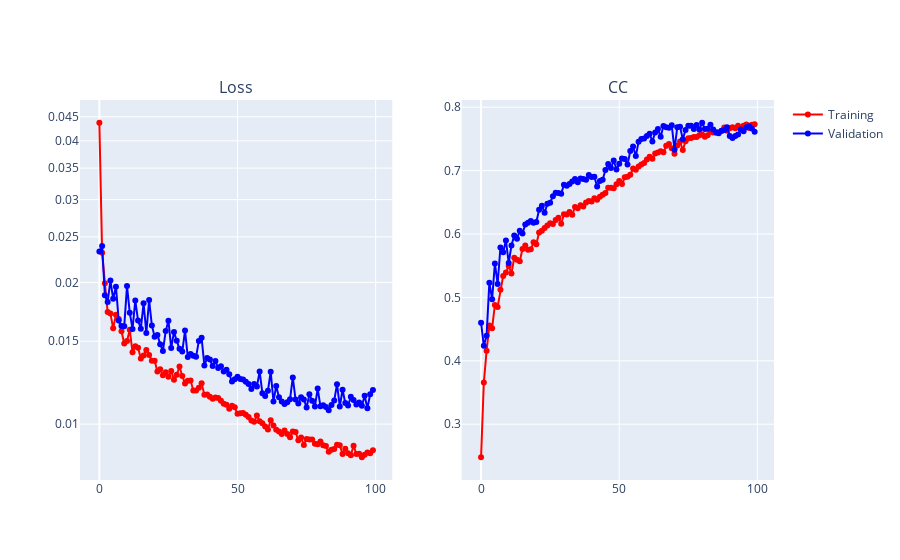
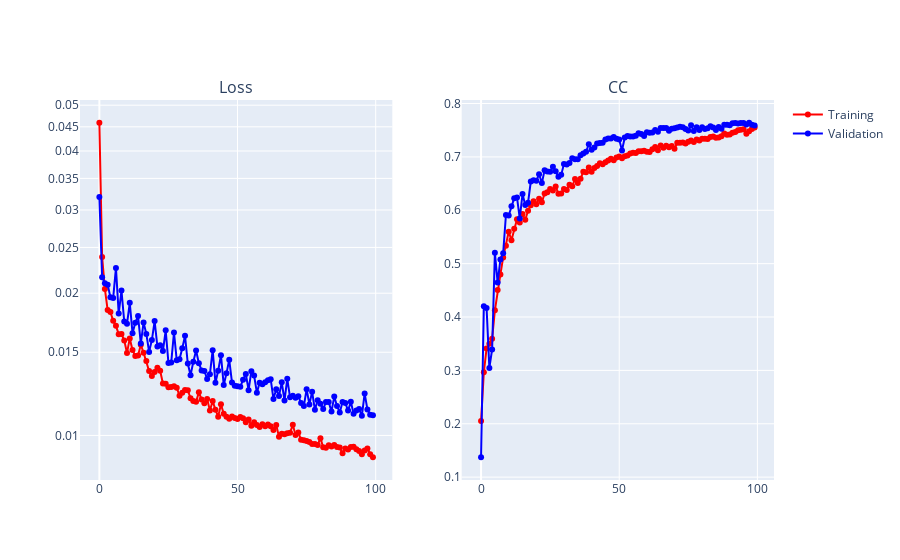
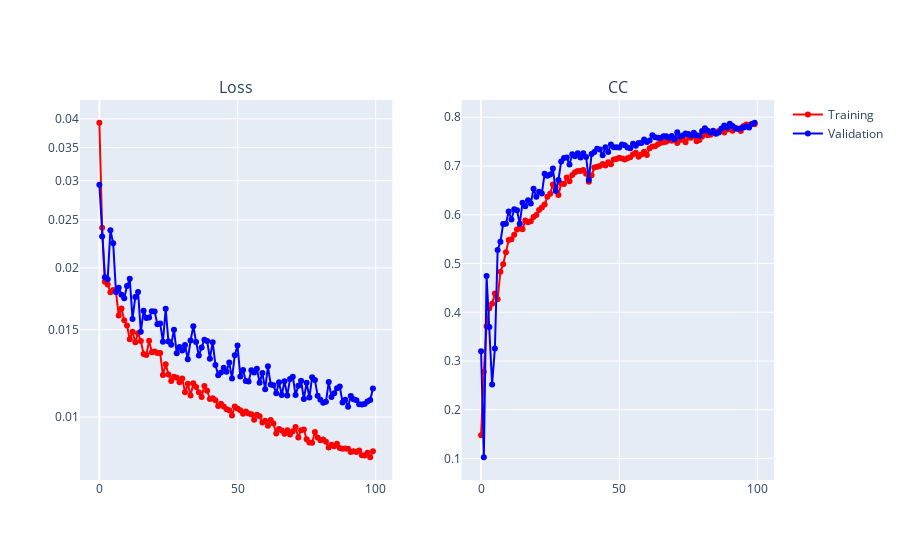
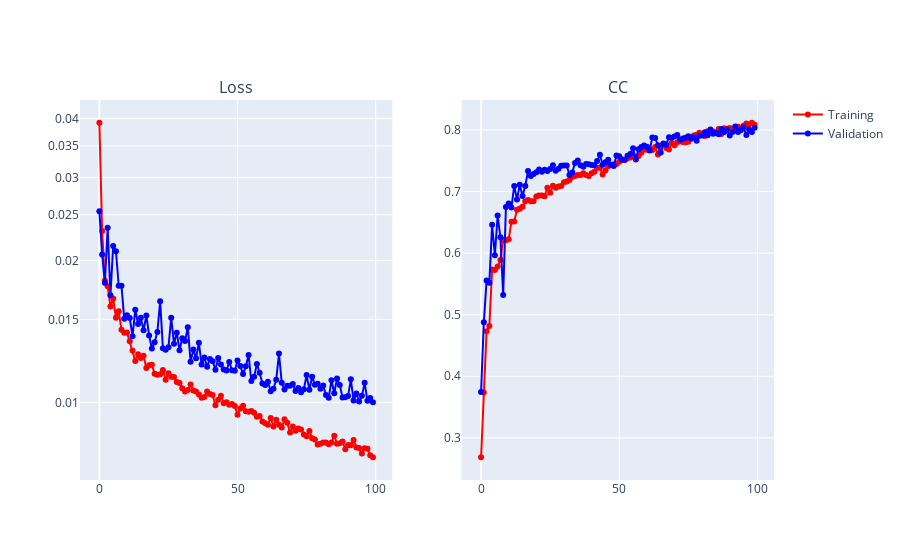

Notebook cell for these charts, in order:
### Code cell
for net in nets:
    print("Start training")
    pytorch_total_params = sum(p.numel() for p in net.parameters() if p.requires_grad)
    print("Total number of refineable parameters: ", pytorch_total_params)

    optimizer = optim.Adam(net.parameters(), lr=learning_rate)  # Defined in loop, one per network    
    device = helpers.get_device()
    print(f'Using device: {device}')
    net = net.to(device)
    tmp = train_regression(net,
                           train_loader,
                           validation_loader,
                           epochs,
                           criterion,
                           optimizer,
                           device,
                           show=1,
                           use_amp=True)    
    smsnet_model = net.cpu()
    plots.plot_training_results_regression(tmp[1]).show()
    # plots.plot_training_results_segmentation(tmp[1]).show()
    
    # with torch.no_grad():
    #     tmp_tmp = net(OBS[-1:,...]).cpu()
        
    #     plt.imshow(np.exp(OBS[-1:,0,...].numpy()[0]))
    #     plt.show()
        
    #     plt.imshow(np.exp(tmp_tmp[0,0].numpy()))
    #     plt.show()
        
    #     plt.imshow(np.exp(GT[-1:,0,...].numpy()[0]))
    #     plt.show()
